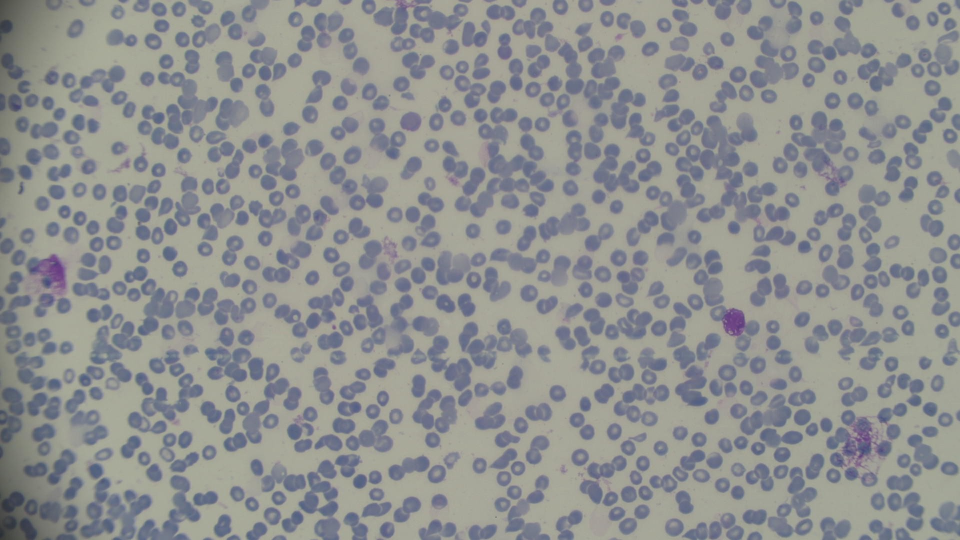
#> input picture Dataset/WIN_20260924_15_46_35_Pro.jpg, 1920 x 1080 px (shown at 1/2 size)
$ python -i fast_screen.py   (imports and definitions only)
#> lines starting #> are read from the running program, lines starting #| are printed output that depends on the picture
#> further down, picture is the input picture: shape (1080, 1920, 3); mean B, G, R 144.2, 144.2, 142.4
"""Fast screening stage (spec section 24): cheap pre-Cellpose field gate.

Computes low-resolution brightness/occupancy/texture/edge features and emits
one of three provisional labels: CLEARLY_THICK / CLEARLY_THIN / UNCERTAIN.

Honesty notes (spec sections 24, 25, 45):
  * The occupancy/edge gates below are PLACEHOLDER thresholds chosen to be
    deliberately conservative (most fields -> UNCERTAIN) until the paired
    data from this run (screen features + full Cellpose analysis per keyframe)
    lets us calibrate them against real counts/coverage.
  * In this prototype run the screen does NOT veto Cellpose
    (``fast_screen_decides_cellpose: false`` in the config) - we record its
    verdict and cost on every accepted field so its future value can be
    measured, not assumed.
"""

from __future__ import annotations

import time
from typing import Dict

import cv2
import numpy as np

CLEARLY_THICK = "CLEARLY_THICK"
CLEARLY_THIN = "CLEARLY_THIN"
UNCERTAIN = "UNCERTAIN"


class FastScreen:
    def __init__(
        self,
        work_width: int = 480,
        thick_occupancy_min: float = 0.62,
        thin_occupancy_max: float = 0.25,
        thick_edge_density_min: float = 0.35,
        thin_edge_density_max: float = 0.08,
    ) -> None:
        self.work_width = int(work_width)
        self.thick_occupancy_min = float(thick_occupancy_min)
        self.thin_occupancy_max = float(thin_occupancy_max)
        self.thick_edge_density_min = float(thick_edge_density_min)
        self.thin_edge_density_max = float(thin_edge_density_max)

    def evaluate(self, frame_bgr: np.ndarray) -> Dict:
        """Return screen features + provisional verdict + own runtime (ms)."""
        t0 = time.perf_counter()
        h, w = frame_bgr.shape[:2]
#> h = 1080; w = 1920
        scale = self.work_width / float(w)
#> scale = 0.25
        small = cv2.resize(
            frame_bgr, (self.work_width, max(1, int(round(h * scale)))),
            interpolation=cv2.INTER_AREA,
        )
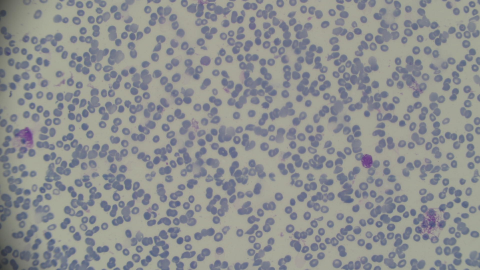
#> small: shape (270, 480, 3); mean B, G, R 144.2, 144.2, 142.4
        gray = cv2.cvtColor(small, cv2.COLOR_BGR2GRAY)
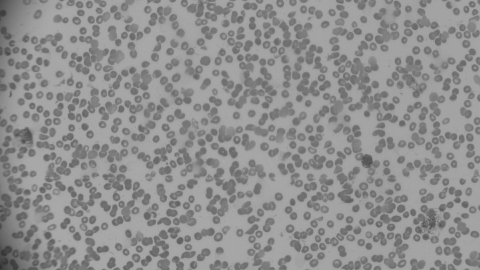
#> gray: shape (270, 480); min 47, max 170, mean 143.7
        blurred = cv2.GaussianBlur(gray, (5, 5), 0)

        # RBCs are darker than the brightfield background: Otsu threshold,
        # foreground = darker side.
        otsu_thresh, _ = cv2.threshold(blurred, 0, 255, cv2.THRESH_BINARY + cv2.THRESH_OTSU)
#> otsu_thresh = 142
        occupancy = float((blurred < otsu_thresh).mean())
#> occupancy = 0.443

        edges = cv2.Canny(blurred, 50, 150)
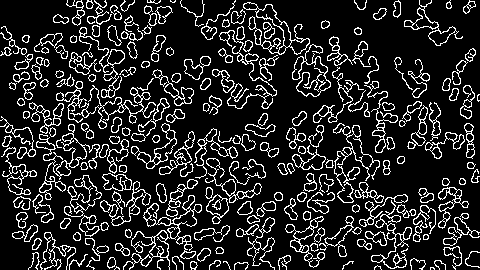
#> edges: shape (270, 480); 15.5% white in thin lines or dots
        edge_density = float(edges.mean() / 255.0)
#> edge_density = 0.155
        texture_std = float(blurred.std())
#> texture_std = 17.86
        brightness = float(gray.mean())
#> brightness = 143.7

        thick = (
            occupancy >= self.thick_occupancy_min
            or edge_density >= self.thick_edge_density_min
        )
#> thick = False
        thin = (
            occupancy <= self.thin_occupancy_max
            or edge_density <= self.thin_edge_density_max
        )
#> thin = False
        if thick and not thin:
            verdict = CLEARLY_THICK
        elif thin and not thick:
            verdict = CLEARLY_THIN
        else:
            verdict = UNCERTAIN

        ms = (time.perf_counter() - t0) * 1000.0
        return {
            "fast_screen_result": verdict,
            "screen_occupancy": occupancy,
            "screen_edge_density": edge_density,
            "screen_texture_std": texture_std,
            "screen_brightness": brightness,
            "screen_time_ms": ms,
        }

>>> import cv2
>>> picture = cv2.imread('../../Dataset/WIN_20260924_15_46_35_Pro.jpg')
>>> result = FastScreen().evaluate(picture)
#> result = {'fast_screen_result': 'UNCERTAIN', 'screen_occupancy': 0.443, 'screen_edge_density': 0.155, 'screen_texture_std': 17.86, 'screen_brightness': 143.7, 'screen_time_ms': 84.25}

$ run again, on Dataset/WIN_20260924_15_47_55_Pro.jpg
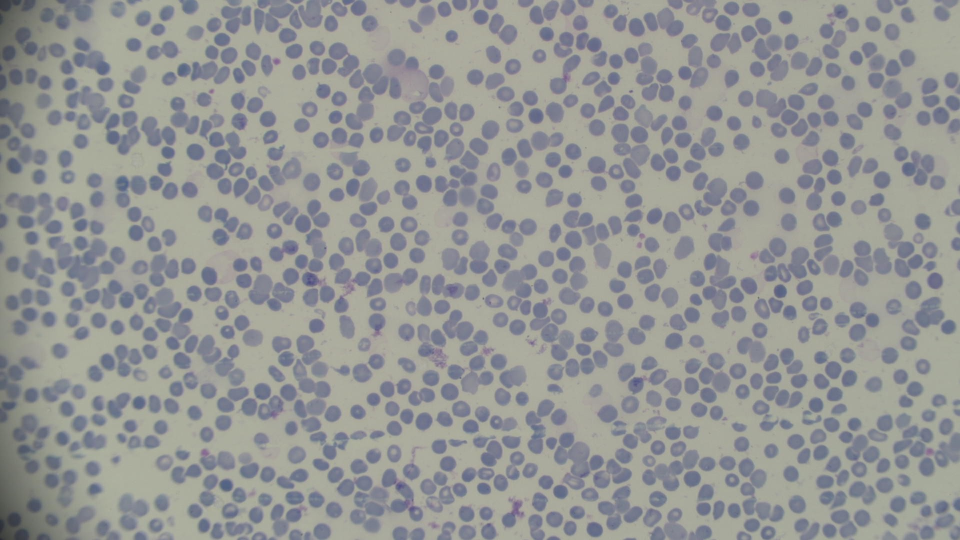
#> input picture Dataset/WIN_20260924_15_47_55_Pro.jpg, 1920 x 1080 px (shown at 1/2 size)
#> picture is the input picture: shape (1080, 1920, 3); mean B, G, R 148.8, 149.4, 147.8
#> in evaluate, `gray = cv2.cvtColor(small, cv2.COLOR_BGR2GRAY)`:
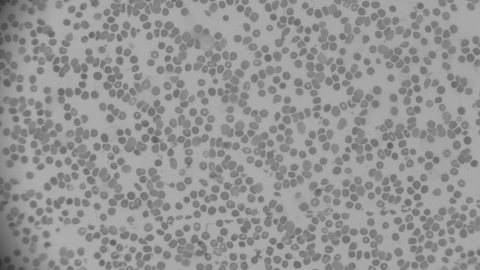
#> gray: shape (270, 480); min 49, max 174, mean 148.9
#> otsu_thresh = 147
#> occupancy = 0.432
#> in evaluate, `edges = cv2.Canny(blurred, 50, 150)`:
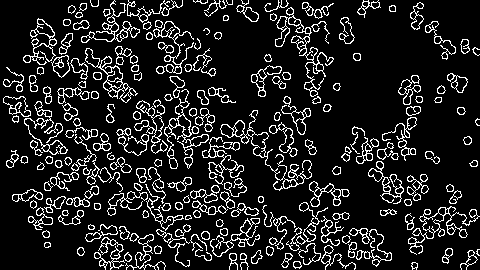
#> edges: shape (270, 480); 13.1% white in thin lines or dots
#> edge_density = 0.131
#> texture_std = 16.96
#> brightness = 148.9
#> thick = False
#> result = {'fast_screen_result': 'UNCERTAIN', 'screen_occupancy': 0.432, 'screen_edge_density': 0.131, 'screen_texture_std': 16.96, 'screen_brightness': 148.9, 'screen_time_ms': 80.92}

$ run again, on Dataset/WIN_20260924_15_53_23_Pro.jpg
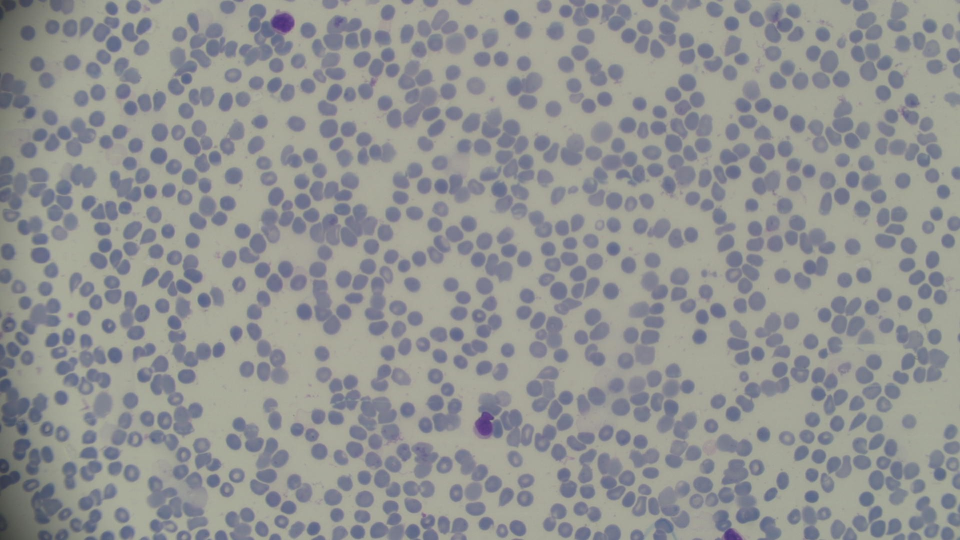
#> input picture Dataset/WIN_20260924_15_53_23_Pro.jpg, 1920 x 1080 px (shown at 1/2 size)
#> picture is the input picture: shape (1080, 1920, 3); mean B, G, R 146.2, 146.8, 145.5
#> in evaluate, `gray = cv2.cvtColor(small, cv2.COLOR_BGR2GRAY)`:
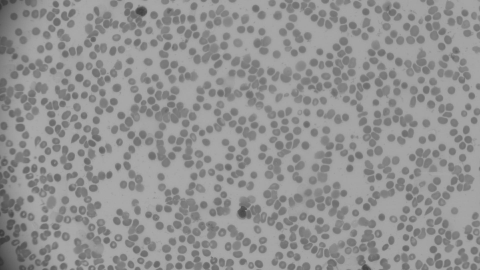
#> gray: shape (270, 480); min 52, max 172, mean 146.4
#> otsu_thresh = 144
#> occupancy = 0.42
#> in evaluate, `edges = cv2.Canny(blurred, 50, 150)`:
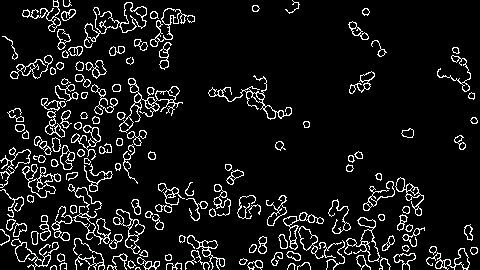
#> edges: shape (270, 480); 8.6% white in thin lines or dots
#> edge_density = 0.0865
#> texture_std = 17.14
#> brightness = 146.4
#> thick = False
#> result = {'fast_screen_result': 'UNCERTAIN', 'screen_occupancy': 0.42, 'screen_edge_density': 0.0865, 'screen_texture_std': 17.14, 'screen_brightness': 146.4, 'screen_time_ms': 94.12}

$ run again, on Dataset/WIN_20260924_15_54_02_Pro.jpg
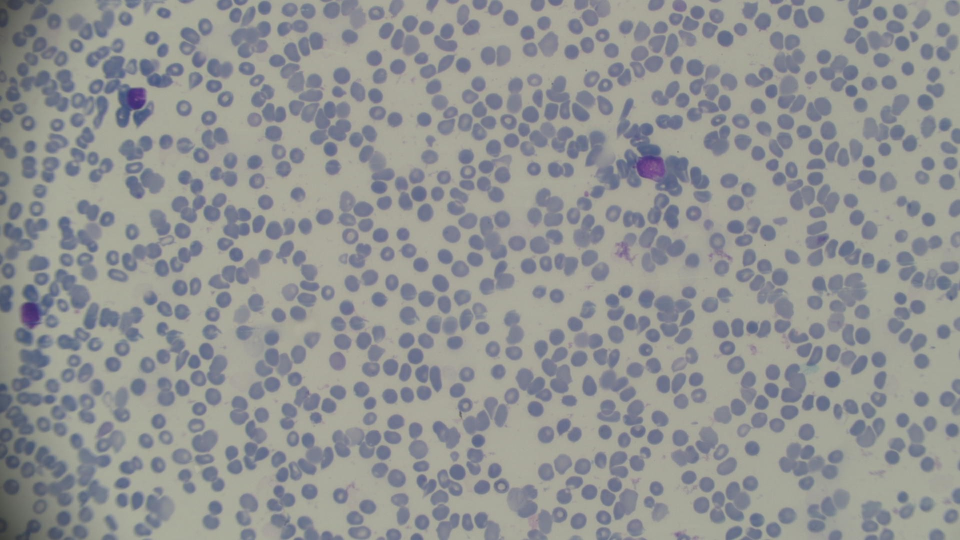
#> input picture Dataset/WIN_20260924_15_54_02_Pro.jpg, 1920 x 1080 px (shown at 1/2 size)
#> picture is the input picture: shape (1080, 1920, 3); mean B, G, R 146.8, 147.1, 145.6
#> in evaluate, `gray = cv2.cvtColor(small, cv2.COLOR_BGR2GRAY)`:
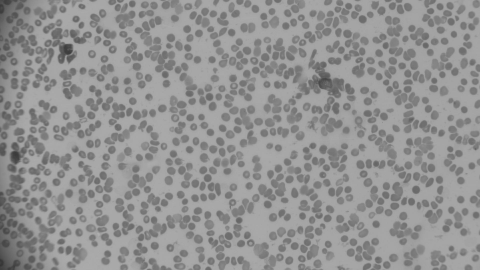
#> gray: shape (270, 480); min 52, max 174, mean 146.6
#> otsu_thresh = 144
#> occupancy = 0.413
#> in evaluate, `edges = cv2.Canny(blurred, 50, 150)`:
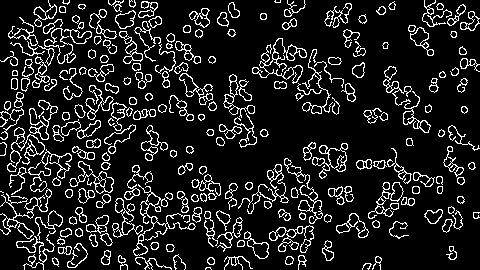
#> edges: shape (270, 480); 12.8% white in thin lines or dots
#> edge_density = 0.128
#> texture_std = 17.87
#> brightness = 146.6
#> thick = False
#> result = {'fast_screen_result': 'UNCERTAIN', 'screen_occupancy': 0.413, 'screen_edge_density': 0.128, 'screen_texture_std': 17.87, 'screen_brightness': 146.6, 'screen_time_ms': 56.86}
